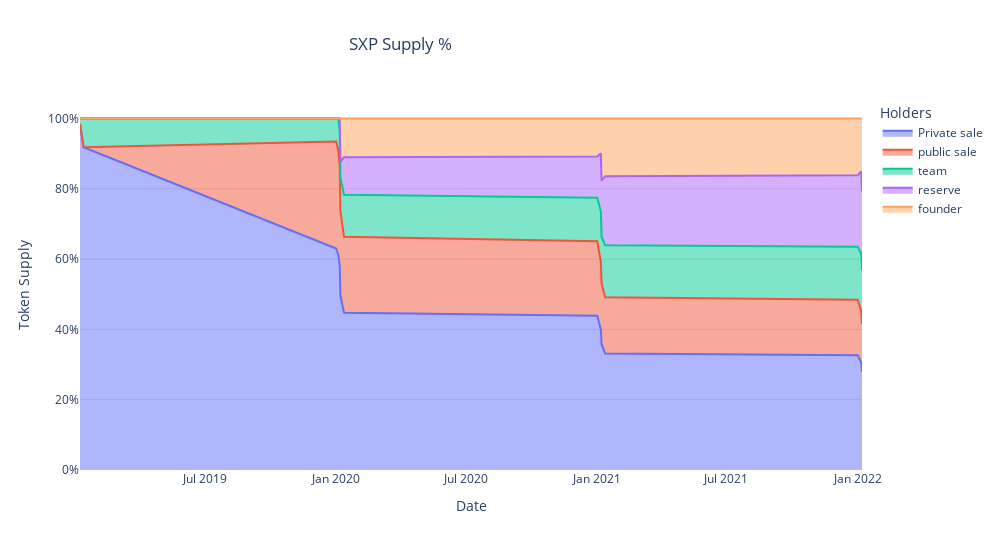

Notebook code cell kept with this figure:
### Code cell
# Evolution of supply distribution %
fig = px.area(sxp.drop(columns=['Insiders', 'Non-Insiders']),
            title='SXP Supply %',
            groupnorm='fraction')
fig.update_layout(
    yaxis=dict(
            showgrid=True, 
            gridcolor='rgba(166, 166, 166, 0.35)'),
    yaxis_tickformat=',.0%',
    xaxis=dict(
            showgrid=False, 
            gridcolor='rgba(166, 166, 166, 0.35)'),
    xaxis_title='Date',
    yaxis_title='Token Supply',
    
    legend_title='Holders',
    plot_bgcolor= 'rgba(0, 0, 0, 0)',

    autosize=False,
    width=1000,
    height=550,
    title_x=0.4
)
